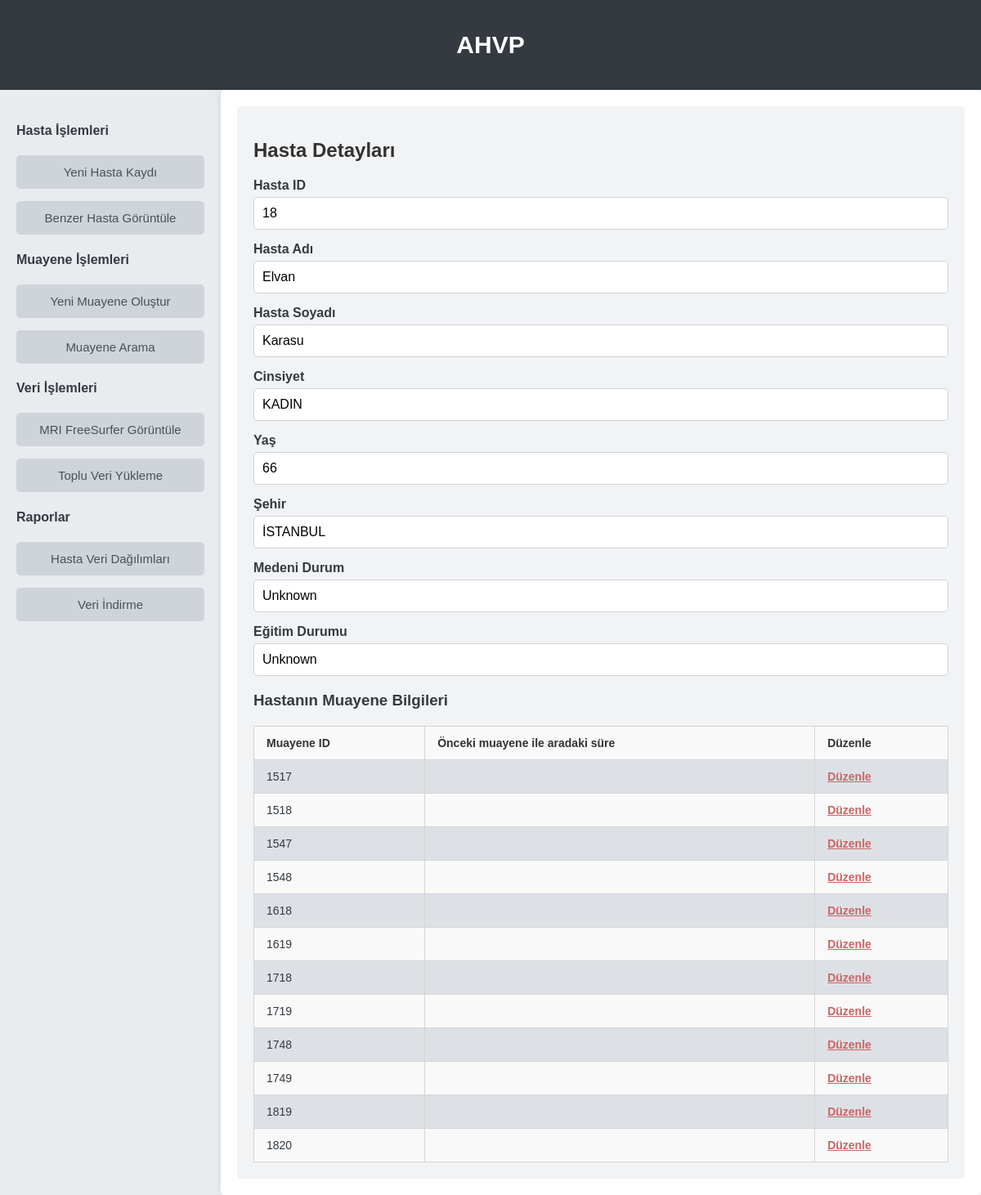
Page /hasta/18/ on the committed database.
### AHVP_app/models.py (models this page shows, shortened)
class Hasta(models.Model):
    hasta_id = models.AutoField(primary_key=True)
    isim = models.CharField(max_length=100)
    soyisim = models.CharField(max_length=100)
    cinsiyet = models.CharField(max_length=10, choices=CINSIYET_CHOICES)
    yas = models.IntegerField()
    sehir = models.CharField(max_length=100, choices=SEHIR_CHOICES)
    medeni_durum = models.CharField(max_length=100, choices=MEDENI_DURUM_CHOICES)
    egitim_durumu = models.CharField(max_length=100, choices=EGITIM_DURUM_CHOICES)
    meslek = models.CharField(max_length=100)

class Muayene(models.Model):
    hasta = models.ForeignKey(Hasta, on_delete=models.CASCADE)  # The examination belongs to a patient
    sifrelenmis_tarih = models.CharField(max_length=255)  # Encrypted date
    denge_bozuklugu = models.BooleanField(default=False)
    serebellar_bulgular = models.BooleanField(default=False)
    ense_sertligi = models.BooleanField(default=False)
    parkinsonizm = models.BooleanField(default=False)
    kranial_sinir_bulgulari = models.BooleanField(default=False)
    motor_duygusal_bulgular = models.BooleanField(default=False)
    patolojik_refleks = models.BooleanField(default=False)
    acer = models.IntegerField(null=True, blank=True)
    npt = models.IntegerField(null=True, blank=True)
    beck_depresyon = models.IntegerField(null=True, blank=True)
    beck_anksiyete = models.IntegerField(null=True, blank=True)
    geriatrik_depresyon = models.IntegerField(null=True, blank=True)
    mmse_zaman = models.IntegerField(null=True, blank=True)
    mmse_yer = models.IntegerField(null=True, blank=True)
    mmse_kayithafizasi = models.IntegerField(null=True, blank=True)
    mmse_dikkat = models.IntegerField(null=True, blank=True)
    mmse_hatirlama = models.IntegerField(null=True, blank=True)
    mmse_lisan = models.IntegerField(null=True, blank=True)
    mmse = models.IntegerField(null=True, blank=True)
    glukoz = models.DecimalField(max_digits=5, decimal_places=2, null=True, blank=True)
    tam_kan_hb = models.DecimalField(max_digits=5, decimal_places=2, null=True, blank=True)
    tam_kan_lym = models.DecimalField(max_digits=5, decimal_places=2, null=True, blank=True)
    tam_kan_neu = models.DecimalField(max_digits=5, decimal_places=2, null=True, blank=True)
    tam_kan_plt = models.DecimalField(max_digits=5, decimal_places=2, null=True, blank=True)
    vitamin_b12 = models.DecimalField(max_digits=5, decimal_places=2, null=True, blank=True)
    tiroid_fonksiyon = models.DecimalField(max_digits=5, decimal_places=2, null=True, blank=True)
    ast = models.DecimalField(max_digits=5, decimal_places=2, null=True, blank=True)
    alt = models.DecimalField(max_digits=5, decimal_places=2, null=True, blank=True)
    ldh = models.DecimalField(max_digits=5, decimal_places=2, null=True, blank=True)
    bun = models.DecimalField(max_digits=5, decimal_places=2, null=True, blank=True)
    kreatinin = models.DecimalField(max_digits=5, decimal_places=2, null=True, blank=True)
    uric_acid = models.DecimalField(max_digits=5, decimal_places=2, null=True, blank=True)
    eritrosit = models.DecimalField(max_digits=5, decimal_places=2, null=True, blank=True)
    sedim = models.DecimalField(max_digits=5, decimal_places=2, null=True, blank=True)
    vldrl = models.CharField(max_length=100, null=True, blank=True)
    bt_sonucu = models.TextField(null=True, blank=True)
    mri_notlari = models.TextField(null=True, blank=True)
    mri_tarihi = models.DateField(null=True, blank=True)
    mri_freesurfer = models.FileField(upload_to='mri/', null=True, blank=True)
    pet1 = models.DecimalField(max_digits=5, decimal_places=2, null=True, blank=True)
    pet2 = models.DecimalField(max_digits=5, decimal_places=2, null=True, blank=True)
    pet3 = models.DecimalField(max_digits=5, decimal_places=2, null=True, blank=True)
    pet4 = models.DecimalField(max_digits=5, decimal_places=2, null=True, blank=True)
    pet5 = models.DecimalField(max_digits=5, decimal_places=2, null=True, blank=True)
    pet6 = models.DecimalField(max_digits=5, decimal_places=2, null=True, blank=True)
    pet7 = models.DecimalField(max_digits=5, decimal_places=2, null=True, blank=True)
    pet8 = models.DecimalField(max_digits=5, decimal_places=2, null=True, blank=True)
    pet9 = models.DecimalField(max_digits=5, decimal_places=2, null=True, blank=True)
    pet10 = models.DecimalField(max_digits=5, decimal_places=2, null=True, blank=True)
    pa_akciger_grafisi = models.TextField(null=True, blank=True)
    eeg_sonucu = models.TextField(null=True, blank=True)
    eeg_file = models.FileField(upload_to='mri/', null=True, blank=True)
    amiloid = models.DecimalField(max_digits=5, decimal_places=2, null=True, blank=True)
    tau = models.DecimalField(max_digits=5, decimal_places=2, null=True, blank=True)
    ek_testler = models.TextField(null=True, blank=True)

### AHVP_app/views.py (the view)
# urls.py: path('hasta/<int:patient_id>/', views.patient_detail_view, name='patient_detail_view'),
def patient_detail_view(request, patient_id):
    hasta = get_object_or_404(Hasta, hasta_id=patient_id)
    muayeneler = Muayene.objects.filter(hasta=hasta)
    return render(request, 'patient_detail_view.html', {'hasta': hasta , 'muayeneler': muayeneler})

### AHVP_app/templates/patient_detail_view.html (shortened to what this page needs)
{% extends 'base.html' %}
{% block content %}
<div class="dashboard-content">
    <h2>Hasta Detayları</h2>
    {% if hasta %}
    <div class="patient-info">
        {% include 'components/textfield.html' with id='hasta_id' label='Hasta ID' name='hasta_id' value=hasta.hasta_id placeholder='Hasta ID' style_class='form-control' readonly=True %}
        {% include 'components/textfield.html' with id='isim' label='Hasta Adı' name='isim' value=hasta.isim placeholder='Hasta Adı' style_class='form-control' readonly=True %}
        {% include 'components/textfield.html' with id='soyisim' label='Hasta Soyadı' name='soyisim' value=hasta.soyisim placeholder='Hasta Soyadı' style_class='form-control' readonly=True %}
        {% include 'components/textfield.html' with id='cinsiyet' label='Cinsiyet' name='cinsiyet' value=hasta.get_cinsiyet_display placeholder='Cinsiyet' style_class='form-control' readonly=True %}
        {% include 'components/textfield.html' with id='yas' label='Yaş' name='yas' value=hasta.yas placeholder='Yaş' style_class='form-control' readonly=True %}
        {% include 'components/textfield.html' with id='sehir' label='Şehir' name='sehir' value=hasta.get_sehir_display placeholder='Şehir' style_class='form-control' readonly=True %}
        {% include 'components/textfield.html' with id='medeni_durum' label='Medeni Durum' name='medeni_durum' value=hasta.get_medeni_durum_display placeholder='Medeni Durum' style_class='form-control' readonly=True %}
        {% include 'components/textfield.html' with id='egitim_durumu' label='Eğitim Durumu' name='egitim_durumu' value=hasta.get_egitim_durumu_display placeholder='Eğitim Durumu' style_class='form-control' readonly=True %}
    </div>
    {% else %}
        <p>Hasta bilgisi bulunamadı.</p>
    {% endif %}
    <h3>Hastanın Muayene Bilgileri</h3>
    <div class="table-container">
        <table>
            <tr>
                <th>Muayene ID</th>
                <th>Önceki muayene ile aradaki süre</th>
                <th>Düzenle</th>
            </tr>
            {% for muayene in muayeneler %}
            <tr>
                <td>{{ muayene.id }}</td>
                <td></td>
                <td>
                    <a href="{% url 'edit_examination_view' muayene.id %}" style="color: rgb(205, 100, 100); font-weight: bold;">
                        Düzenle
                    </a>
                </td>
            </tr>
            {% endfor %}
        </table>
    </div>
</div>
{% endblock %}

### AHVP_app/templates/components/textfield.html
<div class="textfield">
    <label for="{{ id }}">{{ label }}</label>
    <input type="text" id="{{ id }}" name="{{ name }}" value="{{ value }}" placeholder="{{ placeholder }}" class="{{ style_class }}" {% if readonly %}readonly{% endif %}>
</div>

### AHVP_app/static/css/style.css (style rules this page uses)
body, html { margin: 0; padding: 0; font-family: 'Arial', sans-serif; background-color: #f8f9fa; color: #343a40; }
.dashboard-content { padding: 20px; border-radius: 5px; background-color: #f1f3f5; }
.textfield { margin-bottom: 15px; }
.textfield label { display: block; margin-bottom: 5px; font-weight: bold; }
.textfield input { width: 100%; padding: 10px; border: 1px solid #ced4da; border-radius: 5px; font-size: 16px; box-sizing: border-box; }
.textfield input::placeholder { color: #aaa; }

### AHVP_app/templates/patient_detail_view.html (style rules this page uses)
.table-container { overflow-x: auto; width: 100%; max-width: 100%; position: relative; margin-top: 20px; }
table { width: 100%; border-collapse: collapse; font-size: 14px; border: 1px solid #d4d4d4; }
table th, table td { padding: 12px 15px; text-align: left; border: 1px solid #d4d4d4; }
table th { background-color: #f9f9f9; font-weight: bold; color: #333; }
table tr:nth-child(odd) { background-color: #f9f9f9; }
table tr:nth-child(even) { background-color: #dde1e6; }
h2 { color: #333; margin-bottom: 20px; }

### rows in the picture
Hasta: isim "Elvan", soyisim "Karasu", cinsiyet "KADIN", sehir "İSTANBUL", medeni_durum "Unknown", egitim_durumu "Unknown"
Muayene: id "1517"
Muayene: id "1518"
Muayene: id "1547"
Muayene: id "1548"
Muayene: id "1618"
Muayene: id "1619"
Muayene: id "1718"
Muayene: id "1719"
Muayene: id "1748"
Muayene: id "1749"
Muayene: id "1819"
Muayene: id "1820"

### other values in the picture
{{ label }} "Yeni Hasta Kaydı Benzer Hasta Görüntüle Yeni Muayene Oluştur Muayene Arama MRI FreeSurfer Görüntüle Toplu Veri Yükleme Hasta Veri Dağılımları Veri İndirme"
{{ label }} "Hasta ID Hasta Adı Hasta Soyadı Cinsiyet Yaş Şehir Medeni Durum Eğitim Durumu"
